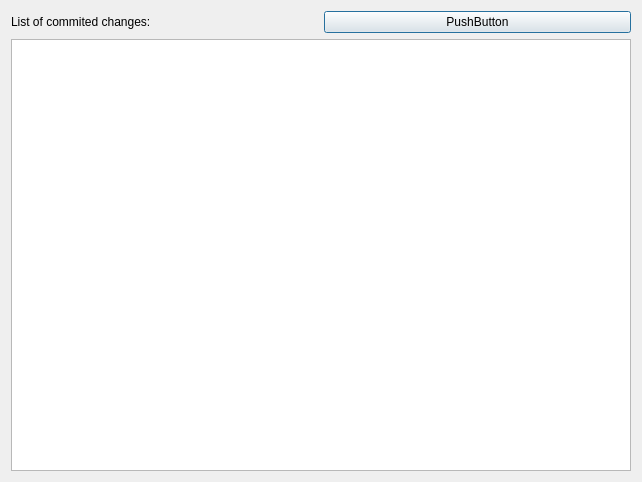
<?xml version="1.0" encoding="UTF-8"?>
<ui version="4.0">
 <class>HistoryDialog</class>
 <widget class="QDialog" name="HistoryDialog">
  <property name="geometry">
   <rect>
    <x>0</x>
    <y>0</y>
    <width>642</width>
    <height>482</height>
   </rect>
  </property>
  <property name="windowTitle">
   <string>History of changes</string>
  </property>
  <property name="windowIcon">
   <iconset>
    <normaloff>/opt/szarp/resources/qt4/icons/filler2.png</normaloff>/opt/szarp/resources/qt4/icons/filler2.png</iconset>
  </property>
  <property name="locale">
   <locale language="English" country="UnitedStates"/>
  </property>
  <layout class="QGridLayout" name="gridLayout">
   <item row="0" column="0">
    <layout class="QVBoxLayout" name="mainLayout">
     <item>
      <layout class="QHBoxLayout" name="tollbarLayout">
       <item>
        <widget class="QLabel" name="title">
         <property name="text">
          <string>List of commited changes:</string>
         </property>
        </widget>
       </item>
       <item>
        <widget class="QPushButton" name="pushButton">
         <property name="text">
          <string>PushButton</string>
         </property>
        </widget>
       </item>
      </layout>
     </item>
     <item>
      <widget class="QTableWidget" name="changesTable">
       <property name="toolTip">
        <string>List of changes present in database</string>
       </property>
       <property name="editTriggers">
        <set>QAbstractItemView::NoEditTriggers</set>
       </property>
       <property name="tabKeyNavigation">
        <bool>false</bool>
       </property>
       <property name="showDropIndicator" stdset="0">
        <bool>false</bool>
       </property>
       <property name="dragDropOverwriteMode">
        <bool>false</bool>
       </property>
       <property name="alternatingRowColors">
        <bool>true</bool>
       </property>
       <property name="selectionMode">
        <enum>QAbstractItemView::SingleSelection</enum>
       </property>
       <property name="selectionBehavior">
        <enum>QAbstractItemView::SelectRows</enum>
       </property>
      </widget>
     </item>
    </layout>
   </item>
  </layout>
  <zorder>verticalLayoutWidget</zorder>
  <zorder>horizontalLayoutWidget</zorder>
  <zorder>changesTable</zorder>
 </widget>
 <resources/>
 <connections/>
</ui>
